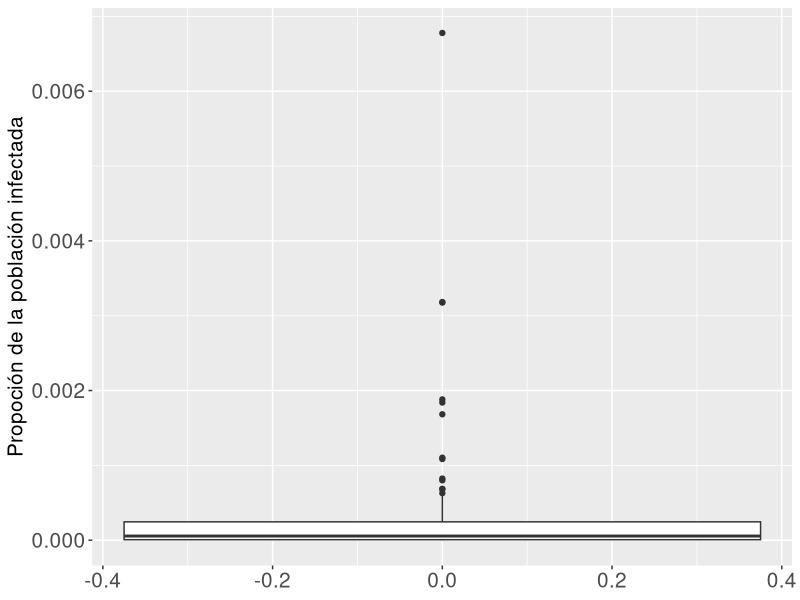
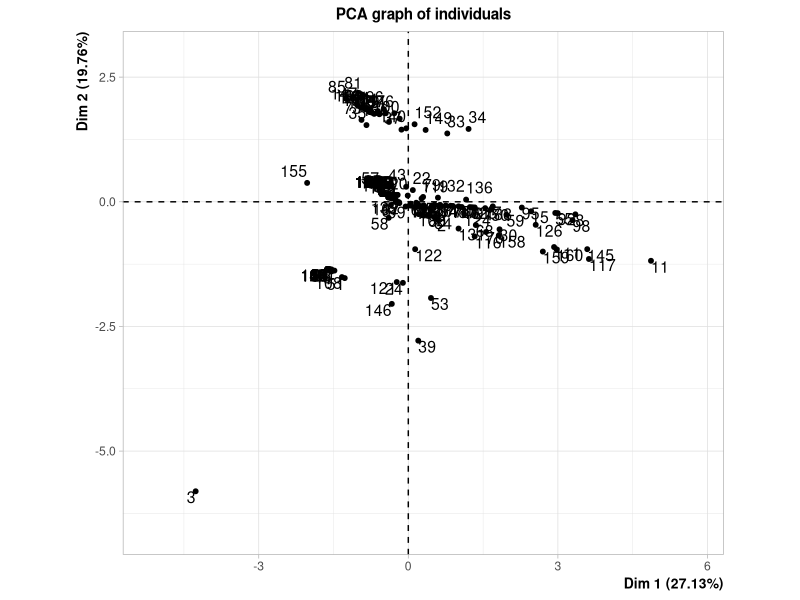
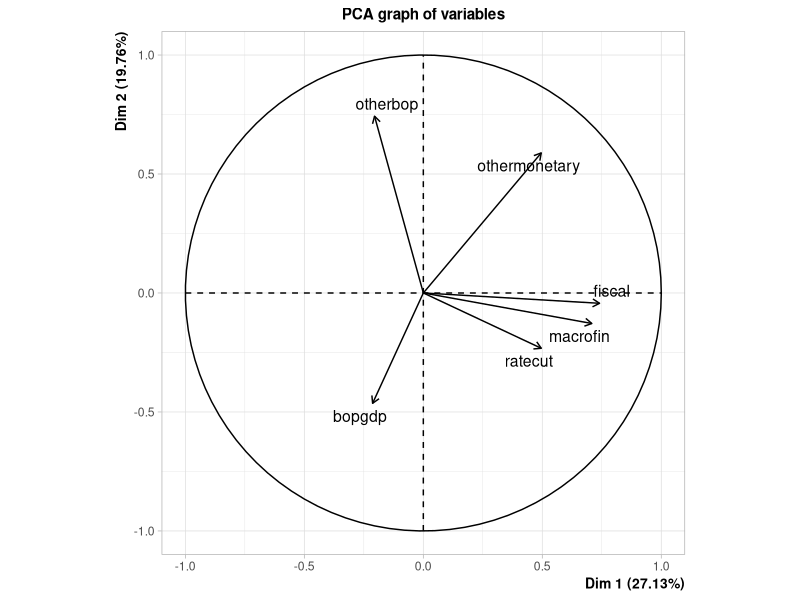
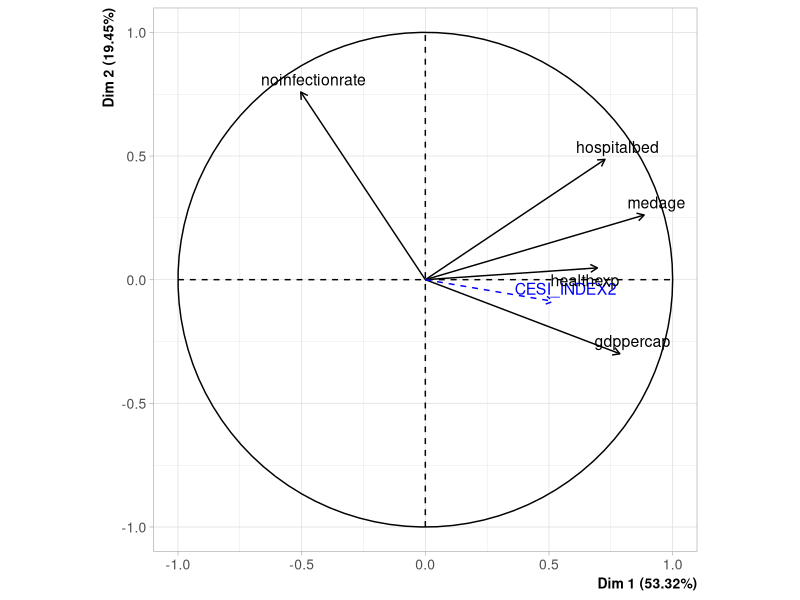
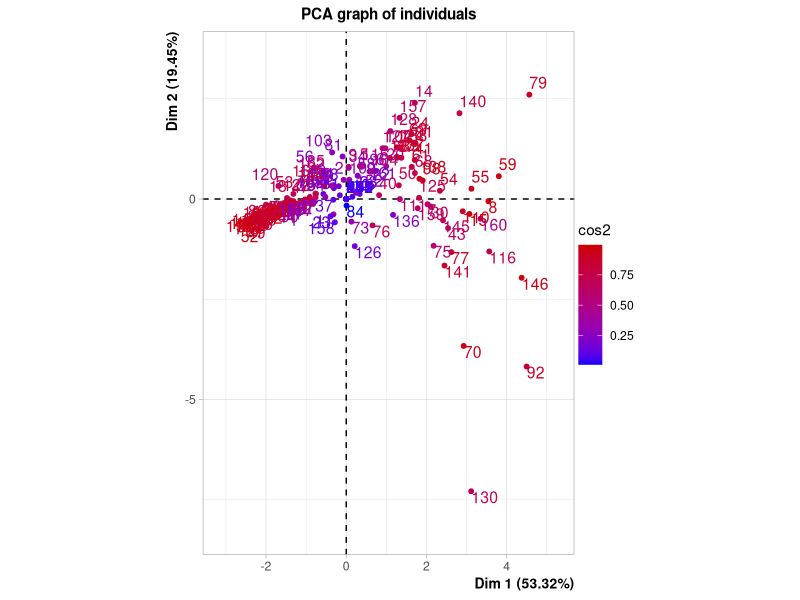
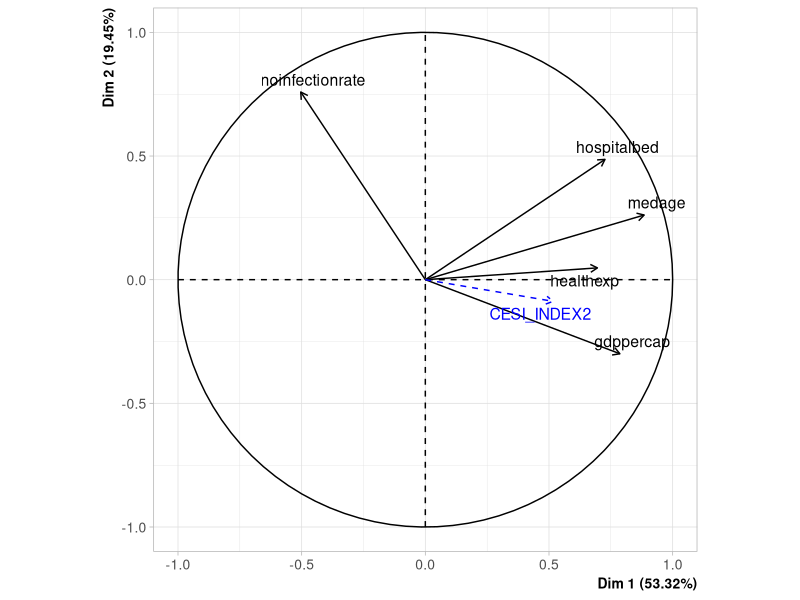

These figures' R source, in order: (Note: this script raises an error after producing the figures.)
## ---- chunk 1
knitr::opts_chunk$set(echo=FALSE,
                      include=FALSE,
                      warning = FALSE,
                      message = FALSE,
                      fig.pos = 'H',
                      fig.align = 'center',
                      out.extra = '',
                      fig.hold = 'hold',
                      out.width = "50%"
                      )
options(xtable.comment=FALSE,
        xtable.table.placement="H")
## ---- chunk 2
library(dplyr)
library(ggplot2)
library(readxl)
library(xtable)
library(FactoMineR)
library(forcats)
library(gridExtra)

## ---- chunk 3
#Lectura de los datos

datos <- read.table("corona.txt", sep = "\t", header = TRUE)

datos <- datos  %>% rename(healthexp= "currenthealthexpenditureofgdpshx", gdppercap = "gdppercapitaconstant2010us" )
## ---- chunk 4
datospob <- read_xls("datospob.xls") %>% 
  select(`Country Name`, `2018`) %>%
  rename(country = `Country Name`, denspob = `2018` )


faltan <- datos$country %in% datos$country
datos$country[which(faltan == FALSE)]


datospob$country <-  recode(datospob$country,
                    `Bahamas, The` = "Bahamas",
                    `Brunei Darussalam` = "Brunei",
                    `Congo, Rep.` = "Congo, R",
                    `Cote d'Ivoire` = "Cote Ivory",
                    `Congo, Dem. Rep.` = "Democratic Republic of Congo",
                    `Egypt, Arab Rep.` = "Egypt",
                    `Gambia, The` = "Gambia",
                    `Guinea-Bissau` = "Guinea Bissau",
                    `Hong Kong SAR, China` = "Hong Kong",
                    `Iran, Islamic Rep.` = "Iran",
                    `Kyrgyz Republic` = "Kyrgyzstan",
                    `Lao PDR` = "Laos",
                    `Russian Federation` = "Russia",
                    `Korea, Rep.` = "South Korea",
                    `Tajikistan` = "Taijikistan",
                    `Yemen, Rep.` = "Yemen"
                    )

#sum(datos$country %in% datospob$country)-length(datos$country %in% datospob$country) control

datos <- datos %>% left_join(datospob, by="country")
## ---- chunk 5
dim(datos)
## ---- chunk 6
cbind("Variable"=names(datos), "Datos faltantes"=NAcheck <- as.numeric(apply(is.na(datos), 2, sum))) %>% 
  as.data.frame %>% 
  filter(`Datos faltantes`!=0)  %>% 
  t() %>%
    xtable(caption="Tabla de cantidad de observaciones faltables para las variables.") %>% 
  print.xtable(include.colnames = FALSE)

datos <- datos %>% select(-c(stringency))

## ---- chunk 7

dim(datos)
(NAcheck <- as.numeric(apply(is.na(datos), 2, sum)))

#Hay NAs en varias variables, una opcion de imputacion, en las cuantitativas imputar la media y en las cualitativas el modo. Stringency tiene 93 NAs (evaluar sacarla)

#vector de valores medios

vals_meds <- rep(0, dim(datos)[2])

for(j in 1:dim(datos)[2]){
  
  vals_meds[j] <- mean(datos[,j], na.rm = TRUE)
}

#imputacion de vals medios en NAs

for(j in 1:dim(datos)[2]){
  if(NAcheck[j]>0){
    
    for(i in 1:dim(datos)[1]){
      if(is.na(datos[i,j])==TRUE){
       datos[i,j] <- vals_meds[j] 
    }
    }
  }
}


## ---- chunk 8

correl <- datos %>%
  select(-c(country, othermonetary, otherbop, CESI_INDEX)) %>%
  rename(#Cambiamos los nombres acá para que la matriz de correlaciones quepa en el ancho del documento
    hospbed="hospitalbed", 
    totcases="totalcases"
  ) %>% 
cor()

correl %>% round(2) %>%  xtable(caption="Matriz de correlaciones") %>% print.xtable(include.rownames = FALSE)

## ---- chunk 9
datos %>%
  arrange(desc(bopgdp)) %>%
  head(11) %>%
  select(country, bopgdp) %>%
  mutate(bopgdp=round(bopgdp, 2) )%>% 
  rename(`País`="country", `Medidas de BOP (% PBI)`="bopgdp") %>% 
  as.data.frame() %>% 
  xtable(caption = "Tabla de medidas de balanza de pago como porcentaje de PBI, ordenada de forma decreciente.") %>% 
  print.xtable(include.rownames =  FALSE)

otrasbop <- summary(as.factor(datos$otherbop))  
## ---- chunk 10
boxplot.fiscal <- datos %>% ggplot() + geom_boxplot(aes(y=fiscal))

fiscal.argelia <- datos %>% select(country, fiscal) %>% arrange(fiscal) %>% head(1)

## ---- chunk 11
ratecut.boxplot <- datos %>% ggplot() + geom_boxplot(aes(y=ratecut))

datos %>% select(country, ratecut) %>% arrange(desc(ratecut)) %>% head(20)

datos %>% filter(ratecut < 0) %>% count()
datos %>% filter(ratecut == 0) %>% count()


bigote <- quantile(datos$ratecut, 0.75)+ 1.5*IQR(datos$ratecut)

datos %>% filter(ratecut > bigote) %>% count()

quantile(datos$ratecut, 0.25)
quantile(datos$ratecut, 0.5)

## ---- chunk 12
macrofin.hist <- datos %>% ggplot() + geom_histogram(aes(x=macrofin)) + xlab(NULL) + labs(caption = "Histograma")
macrofin.boxplot <- datos %>% ggplot() + geom_boxplot(aes(y=macrofin)) + labs(caption = "Gráfico de caja")
  

min(datos$macrofin)
quantile(datos$macrofin, 0.61)
datos %>% filter(macrofin == 0) %>% count()

## ---- chunk 13
datos %>% filter(bopgdp == 0) %>% count()
## ---- chunk 14
gdppercap.boxplot <- datos %>% ggplot() + geom_boxplot(aes(y=gdppercap))

pbi.lux <- datos %>% filter(country=="Luxembourg") %>% select(gdppercap)

q3.gdp <- quantile(datos$gdppercap, 0.75)


## ---- chunk 15
medage.boxplot <- datos %>% ggplot() + geom_boxplot(aes(y=medage))

min.medage <- min(datos$medage)
max.medage <- max(datos$medage)

media.medage <- mean(datos$medage)
median(datos$medage)

max.ind.medage <- datos[which.max(datos$medage),]
min.ind.medage <- datos[which.min(datos$medage),]
## ---- chunk 16
healthexp.boxplot <- datos %>% ggplot() + geom_boxplot(aes(y=healthexp))

max.healthexp <- datos[which.max(datos$healthexp),]
max.healthexp2 <- datos[which.max(datos$healthexp[-130]),]

mean(datos$healthexp)
median(datos$healthexp)
## ---- chunk 17
boxplot.hospitalbed <- datos %>% ggplot() + geom_boxplot(aes(y=hospitalbed))

hospitalbed.mean <- mean(datos$hospitalbed)
hospitalbed.median <- median(datos$hospitalbed)

hospitalbed.japon <- datos %>% select(country, hospitalbed) %>% arrange(desc(hospitalbed)) %>% head(1)




## ---- chunk 18
datos %>% ggplot() +
  geom_boxplot(aes(y=infectionrate)) +
  ylab("Propoción de la población infectada") +
  theme(axis.text = element_text(size=15),
        axis.title = element_text(size=15)
        )
## ---- chunk 19
quantile(datos$infectionrate, 0.75)
datos %>% select(country, infectionrate) %>% arrange(desc(infectionrate)) %>% head(20)

## ---- chunk 20
vars.indice <- c("fiscal", "ratecut", "macrofin", "bopgdp", "othermonetary", "otherbop")

acp_indice <- PCA(select(datos, vars.indice), ncp=6)

summary(acp_indice)

ind.est.econ <- acp_indice$ind$coord[,1]

cor(ind.est.econ, datos$CESI_INDEX)

sum(ind.est.econ-datos$CESI_INDEX) #Llegamos a que son el mismo índice

acp_indice$eig
## ---- chunk 21
#plot.PCA(acp_indice, choix = "var")


data.frame(Variable = names(acp_indice$var$coord[,1]), `Correlación` = acp_indice$var$coord[,1]) %>% 
  xtable(caption="Correlación de cada variable con el índice de estímulo económico.") %>%
  print.xtable(include.rownames = FALSE)


# acp_indice$var$coord[,1] %>%
#   as.data.frame %>%
#   rename(Variable = 1, `Correlación` = 2) %>% 
#   xtable(caption="Correlación de cada variable con el índice de estímulo económico.")



coords_art <- c(0.58,0.39,0.55,0.39,-0.17, -0.16)
## ---- chunk 22
datos$noinfectionrate <- 1-datos$infectionrate

datos$CESI_INDEX2 <- ind.est.econ



vars.acp3 <- c("medage", "gdppercap", "healthexp", "hospitalbed", "noinfectionrate", "CESI_INDEX2")

acp3 <- PCA(datos[,vars.acp3], quanti.sup = 6, graph=FALSE)


acp3$eig %>% round(2) %>%  as.data.frame() %>% rename(`Valor propio`="eigenvalue", `% de varianza`= "percentage of variance", `% acumulado de varianza`="cumulative percentage of variance") %>% xtable(caption="Valores propios asociados a las componentes principales y porcentajes de inercia de cada uno.")


## ---- chunk 23
plot.PCA(acp3, axes= c(1,2), choix = c("var"), graph.type = "ggplot") +
  ggtitle(NULL) +
  theme(axis.text = element_text(size=10),
        axis.title = element_text(size=10)
        )

#ver como interpretar la ""colinealidad"" entre infectionrate y gdppercap en el primer plano principal
## ---- chunk 24
acp3$var$coord %>% round(2) %>% as.data.frame() %>% select(Dim.1, Dim.2) %>% 
  xtable(caption="Coordenadas de las variables originales en el primer plano principal")

# acp3$var$cos2 %>% round(2) %>% as.data.frame() %>% select(Dim.1, Dim.2) %>%
#   xtable(caption="cos2 de los ángulos de las variables con los ejes del primer plano principal.")

#CONSULTAR

## ---- chunk 25
coord.ind.1 <- round(cor(datos$CESI_INDEX, acp3$ind$coord[,1]), 2)
coord.ind.2 <- round(cor(datos$CESI_INDEX, acp3$ind$coord[,2]), 2)

## ---- chunk 26
cors.ind.org <- round(cor(select(datos, medage, gdppercap, healthexp, hospitalbed, CESI_INDEX2, noinfectionrate))["CESI_INDEX2",],2)


data.frame("Variable"=names(cors.ind.org), "Correlación"=cors.ind.org) %>% 
  filter(Variable!="CESI_INDEX2") %>% 
  xtable(caption="Correlación del índice de estímulo económico construido con las variables originales de la base.") %>%
  print.xtable(include.rownames = FALSE)


## ---- chunk 27
datos$country
## ---- chunk 28

plot.PCA(acp3, choix = "ind", habillage="cos2", graph.type = "ggplot")


  #steam_ncp sirve para estimar la cantidad de componentes con la cual quedarse


plot.PCA(acp3, axes= c(1,2), choix = c("var"), graph.type = "ggplot") +
  ggtitle(NULL) +
  theme(axis.text = element_text(size=10),
        axis.title = element_text(size=10)
        )


## ---- chunk 29
#se tiene el cos^2 en el plano

mat_cos2  <-  apply(acp3$ind$cos2[,1:2],1, sum)



mat_dist_cos2 <- cbind(`País`= datos$country   ,"cos2_plano" = mat_cos2, "norma"=  acp3$ind$dist) 



mat_dist_cos2 %>% as.data.frame %>%  arrange(desc(norma)) %>% round(2) %>% 
  head(10) %>% 
  xtable("Cosenos de los ángulos al plano, y normas, para los 10 individuos con mayor norma.")


## ---- chunk 30
mat_dist_cos2 %>% as.data.frame %>% mutate(cos2_plano = round(as.numeric(cos2_plano), 2), norma = round(as.numeric(norma), 2)) %>%  arrange(desc(norma)) %>% head(20)%>% xtable()
## ---- chunk 31
acp4 <- PCA(datos[, vars.acp3], ind.sup = 130, quanti.sup = 6)
## ---- chunk 32
mat_dist_cos2 %>% as.data.frame %>% mutate(cos2_plano = round(as.numeric(cos2_plano), 2), norma = round(as.numeric(norma), 2)) %>%  arrange(cos2_plano) %>%  head(20) %>% xtable()
## ---- chunk 33
ratecut.boxplot + ylab("Porcentaje recortado")
## ---- chunk 34
grid.arrange(macrofin.boxplot + ylab("Medidas macrofinancieras adoptadas (% PBI)"),
             macrofin.hist + ylab("Frecuencia absoluta"),
             ncol=2)
## ---- chunk 35
gdppercap.boxplot + ylab("PBI per cápita (dólares)")
## ---- chunk 36
medage.boxplot + ylab("Edad mediana")
## ---- chunk 37
healthexp.boxplot + ylab("Gasto en salud (% PBI)")
## ---- chunk 38
boxplot.hospitalbed + ylab("Camas de hospital por cada 1000 personas")

## ---- chunk 39
vars.acp <- c("medage", "gdppercap", "healthexp", "hospitalbed", "noinfectionrate", "CESI_INDEX2", "denspob")

acp <- PCA(datos[,vars.acp], ncp=7)

#summary(acp)
## ---- chunk 40
acp$var$coord[,c(1,2)] %>% as.data.frame() %>% xtable("Coordenadas de las variables en los ejes del primer plano principal.")
## ---- chunk 41
#ANEXO vars.acp2 <- c("medage", "gdppercap", "healthexp", "hospitalbed", "noinfectionrate", "CESI_INDEX2")

#ANEXO acp2 <- PCA(datos[,vars.acp2], ncp=6)
